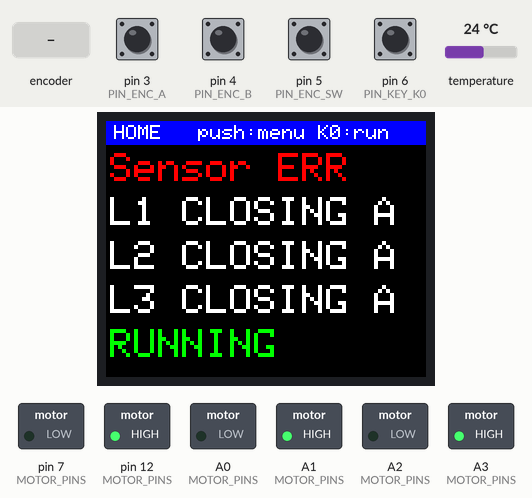
This sketch was run on a simulated Arduino Nano, built with avr-gcc and run on an emulated ATmega328P. On the bench: 160×128 colour display, switched loads named in the sketch (green lamp = pin HIGH). Inputs (shaded band) come from the test bench; at power-on: pin 3 (PIN_ENC_A), pin 4 (PIN_ENC_B), pin 5 (PIN_ENC_SW), pin 6 (PIN_KEY_K0) HIGH, temperature 24 °C.

Above: at 1.3 s.
1.4 s: temperature set to 24.9 °C
At 2.9 s:
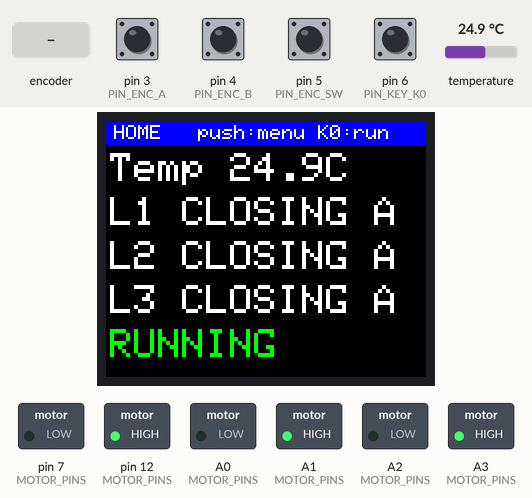
3.2 s: temperature set to 26.2 °C
At 5.2 s:
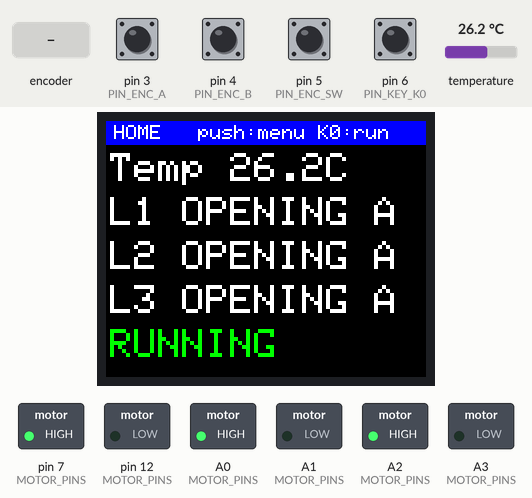
5.5 s: pin 5 (PIN_ENC_SW) pulled LOW for 0.15 s
At 6.7 s:
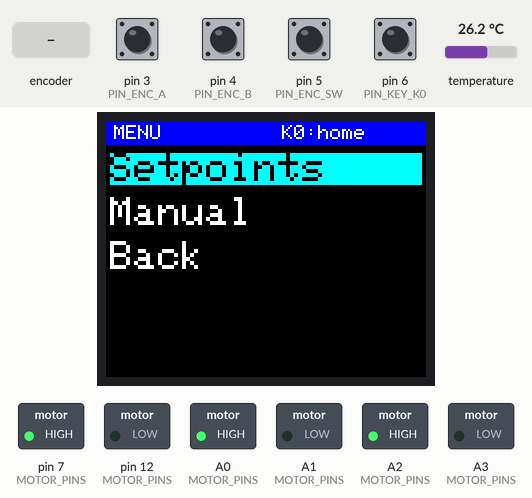
9.9 s: rotary encoder on pin 3 (PIN_ENC_A) / pin 4 (PIN_ENC_B) turned 3 steps (first pin leading)
At 10.6 s:
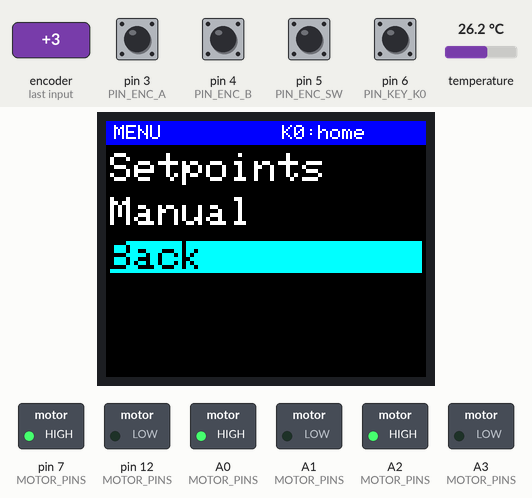
13.5 s: pin 6 (PIN_KEY_K0) pulled LOW for 0.15 s
At 14.7 s:
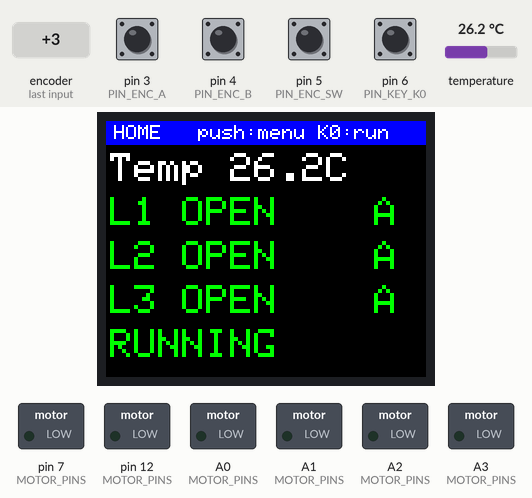
15.1 s: pin 6 (PIN_KEY_K0) pulled LOW for 1 s
At 16.2 s:
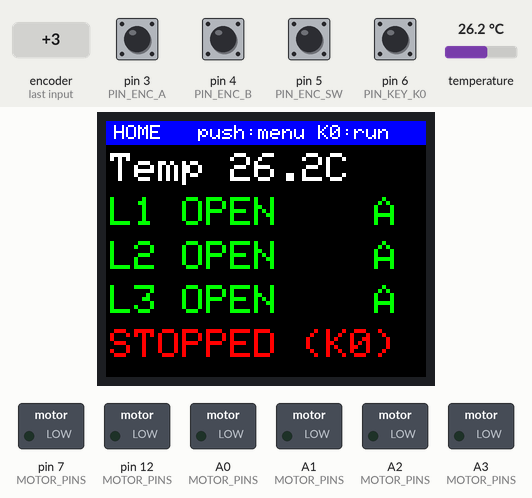
Timing chart, 0 to 18.1 s (numbered marks = the images above; inputs shaded):
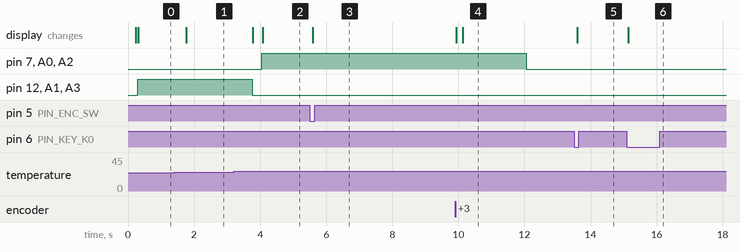

Measured:
- the behaviour switches between 25.4 and 25.5 °C on temperature (found by bisection; images 1 and 2)
- after the input at 1.4 s, the display: changes after 0.37 s (image 1)
- after the input at 3.2 s, pin 7 (MOTOR_PINS), A0 (MOTOR_PINS), A2 (MOTOR_PINS): LOW → HIGH after 0.85 s; pin 12 (MOTOR_PINS), A1 (MOTOR_PINS), A3 (MOTOR_PINS): HIGH → LOW after 0.56 s; the display: first changes after 0.58 s (image 2 shows a later state)
- after the input at 5.5 s, the display: changes after 0.08 s (image 3)
- after the input at 9.9 s, the display: first changes at once (image 4 shows a later state)
- after the input at 13.5 s, the display: changes after 0.10 s (image 5)
- after the input at 15.1 s, the display: changes after 0.05 s (image 6)

The sketch:

LouverController.ino
```cpp
// LouverController: three-zone louver control for Arduino Nano (ATmega328P).
//
// Hardware: 1.8" ST7735S TFT (128x160, 4-wire SPI), EC11 rotary encoder with
// push switch, START key (K0), DS18B20 temperature sensor, and three
// bidirectional louver motors driven through A/B direction pins.
//
// Controls:
//   Home      push = open menu, K0 = start/stop the whole system
//   Menus     turn = move cursor, push = select, K0 = back to Home
//   Editing   turn = change value, push = save, K0 = cancel

#include <Adafruit_GFX.h>
#include <Adafruit_ST7735.h>
#include <OneWire.h>
#include <DallasTemperature.h>
#include <EEPROM.h>

// ---------------------------------------------------------------------------
// Pins
// ---------------------------------------------------------------------------
const uint8_t PIN_ONEWIRE = 2;
const uint8_t PIN_ENC_A   = 3;  // INT1
const uint8_t PIN_ENC_B   = 4;
const uint8_t PIN_ENC_SW  = 5;
const uint8_t PIN_KEY_K0  = 6;

// D12 is the hardware SPI MISO pin. While the AVR SPI peripheral runs as
// master it forces MISO to an input, which would leave Motor 1 pin B floating.
// The TFT is therefore driven by software SPI on the same D11/D13 wires, so the
// SPI peripheral is never enabled and D12 stays a real output.
const uint8_t PIN_TFT_CS   = 10;
const uint8_t PIN_TFT_DC   = 9;
const uint8_t PIN_TFT_RST  = 8;
const uint8_t PIN_TFT_MOSI = 11;  // SDA
const uint8_t PIN_TFT_SCLK = 13;  // SCL

const uint8_t LOUVER_COUNT = 3;

struct MotorPins {
  uint8_t a;  // HIGH = drive open
  uint8_t b;  // HIGH = drive closed
};

const MotorPins MOTOR_PINS[LOUVER_COUNT] = {
  {7, 12},
  {A0, A1},
  {A2, A3},
};

// ---------------------------------------------------------------------------
// Tuning
// ---------------------------------------------------------------------------
const unsigned long LOUVER_TRAVEL_MS   = 8000;  // Full open<->closed run time
const unsigned long MOTOR_DEADTIME_MS  = 300;   // Both-LOW pause between moves
const int16_t HYSTERESIS_TENTHS        = 5;     // +/-0.5 C around each setpoint
const int16_t SETPOINT_MIN_TENTHS      = 0;
const int16_t SETPOINT_MAX_TENTHS      = 500;
const int16_t SETPOINT_STEP_TENTHS     = 5;
const int16_t SETPOINT_DEFAULT_TENTHS  = 250;
const unsigned long TEMP_PERIOD_MS     = 1000;
const unsigned long TEMP_CONVERSION_MS = 750;   // DS18B20 at 12-bit resolution
const unsigned long UI_FRAME_MS        = 25;
const unsigned long BUTTON_DEBOUNCE_MS = 30;
const unsigned long ENC_DEBOUNCE_US    = 1500;
const int8_t ENC_DIRECTION             = 1;     // Set to -1 if the knob feels reversed
const bool AUTO_START_ON_BOOT          = true;  // false = wait for K0 after power-up
const uint8_t TFT_INIT_TAB             = INITR_BLACKTAB;

// ---------------------------------------------------------------------------
// Louver state
// ---------------------------------------------------------------------------
// All types live above the first function: the Arduino builder inserts
// auto-generated prototypes there, and they must be able to see these types.
enum Position : uint8_t { POS_UNKNOWN, POS_OPEN, POS_CLOSED };
enum Drive : uint8_t { DRIVE_STOP, DRIVE_OPEN, DRIVE_CLOSE };
enum Mode : uint8_t { MODE_AUTO, MODE_FORCE_OPEN, MODE_FORCE_CLOSED };

struct Louver {
  Position pos;
  Position target;
  Drive drive;
  Mode mode;
  int16_t setpoint;         // Tenths of a degree C; louver opens above it
  unsigned long changedAt;  // millis() of the last drive change
};

struct Button {
  uint8_t pin;
  bool stable;
  bool lastRaw;
  unsigned long changedAt;
};

enum Screen : uint8_t { SCR_HOME, SCR_MENU, SCR_SETPOINT, SCR_MANUAL };
enum Style : uint8_t { ST_NORMAL, ST_SELECTED, ST_EDIT, ST_GOOD, ST_WARN, ST_NONE };

Louver louvers[LOUVER_COUNT];
bool systemRunning = AUTO_START_ON_BOOT;

// The only function that writes motor pins. Both pins go LOW before either is
// raised, so A and B are never HIGH at the same time.
void writeMotorPins(uint8_t i, Drive d) {
  const MotorPins &m = MOTOR_PINS[i];
  digitalWrite(m.a, LOW);
  digitalWrite(m.b, LOW);
  if (d == DRIVE_OPEN) {
    digitalWrite(m.a, HIGH);
  } else if (d == DRIVE_CLOSE) {
    digitalWrite(m.b, HIGH);
  }
}

// Interlock: a running motor may only be stopped, never reversed directly, and
// a stopped motor may only start after the dead time has elapsed.
void setDrive(uint8_t i, Drive d, unsigned long now) {
  Louver &l = louvers[i];
  if (d == l.drive) return;
  if (d != DRIVE_STOP) {
    if (l.drive != DRIVE_STOP) d = DRIVE_STOP;
    else if (now - l.changedAt < MOTOR_DEADTIME_MS) return;
  }
  l.drive = d;
  l.changedAt = now;
  writeMotorPins(i, d);
}

void updateLouver(uint8_t i, unsigned long now) {
  Louver &l = louvers[i];
  Drive wanted = DRIVE_STOP;
  if (systemRunning && l.target != l.pos) {
    wanted = (l.target == POS_OPEN) ? DRIVE_OPEN : DRIVE_CLOSE;
  }

  if (l.drive != DRIVE_STOP) {
    if (wanted != l.drive) {
      // Reversal or stop request mid-travel: position is no longer known.
      setDrive(i, DRIVE_STOP, now);
      l.pos = POS_UNKNOWN;
    } else if (now - l.changedAt >= LOUVER_TRAVEL_MS) {
      setDrive(i, DRIVE_STOP, now);
      l.pos = l.target;
    }
  } else if (wanted != DRIVE_STOP) {
    setDrive(i, wanted, now);
  }
}

// ---------------------------------------------------------------------------
// Temperature (non-blocking DS18B20)
// ---------------------------------------------------------------------------
OneWire oneWire(PIN_ONEWIRE);
DallasTemperature sensors(&oneWire);
DeviceAddress sensorAddr;
bool sensorFound = false;
bool tempValid = false;
bool conversionPending = false;
int16_t tempTenths = 0;
unsigned long tempTimer = 0;

void beginSensor() {
  sensors.begin();
  sensorFound = sensors.getAddress(sensorAddr, 0);
  if (sensorFound) sensors.setResolution(sensorAddr, 12);
  sensors.setWaitForConversion(false);
}

void updateTemperature(unsigned long now) {
  if (!conversionPending) {
    if (now - tempTimer < TEMP_PERIOD_MS) return;
    tempTimer = now;
    if (!sensorFound) {
      beginSensor();
      if (!sensorFound) {
        tempValid = false;
        return;
      }
    }
    sensors.requestTemperaturesByAddress(sensorAddr);
    conversionPending = true;
  } else if (now - tempTimer >= TEMP_CONVERSION_MS) {
    conversionPending = false;
    float c = sensors.getTempC(sensorAddr);
    if (c == DEVICE_DISCONNECTED_C) {
      tempValid = false;
      sensorFound = false;
    } else {
      tempValid = true;
      tempTenths = (int16_t)lround(c * 10.0);
    }
  }
}

// Manual modes win; in AUTO the louver opens above setpoint+hysteresis and
// closes below setpoint-hysteresis. Without a valid reading it holds position.
void updateTargets() {
  for (uint8_t i = 0; i < LOUVER_COUNT; i++) {
    Louver &l = louvers[i];
    if (l.mode == MODE_FORCE_OPEN) {
      l.target = POS_OPEN;
    } else if (l.mode == MODE_FORCE_CLOSED) {
      l.target = POS_CLOSED;
    } else if (tempValid) {
      if (tempTenths >= l.setpoint + HYSTERESIS_TENTHS) l.target = POS_OPEN;
      else if (tempTenths <= l.setpoint - HYSTERESIS_TENTHS) l.target = POS_CLOSED;
    }
  }
}

// ---------------------------------------------------------------------------
// Settings (EEPROM)
// ---------------------------------------------------------------------------
const uint8_t SETTINGS_MAGIC = 0xA7;

struct Settings {
  uint8_t magic;
  int16_t setpoint[LOUVER_COUNT];
};

void loadSettings() {
  Settings s;
  EEPROM.get(0, s);
  for (uint8_t i = 0; i < LOUVER_COUNT; i++) {
    int16_t sp = s.setpoint[i];
    bool ok = s.magic == SETTINGS_MAGIC && sp >= SETPOINT_MIN_TENTHS &&
              sp <= SETPOINT_MAX_TENTHS;
    louvers[i].setpoint = ok ? sp : SETPOINT_DEFAULT_TENTHS;
  }
}

void saveSettings() {
  Settings s;
  s.magic = SETTINGS_MAGIC;
  for (uint8_t i = 0; i < LOUVER_COUNT; i++) s.setpoint[i] = louvers[i].setpoint;
  EEPROM.put(0, s);  // put() only rewrites bytes that changed
}

// ---------------------------------------------------------------------------
// Inputs
// ---------------------------------------------------------------------------
volatile int8_t encoderSteps = 0;

void encoderISR() {
  static unsigned long lastUs = 0;
  unsigned long nowUs = micros();
  if (nowUs - lastUs < ENC_DEBOUNCE_US) return;
  lastUs = nowUs;
  encoderSteps += digitalRead(PIN_ENC_B) ? ENC_DIRECTION : -ENC_DIRECTION;
}

int8_t takeEncoderSteps() {
  noInterrupts();
  int8_t steps = encoderSteps;
  encoderSteps = 0;
  interrupts();
  return steps;
}

Button btnEnc = {PIN_ENC_SW, HIGH, HIGH, 0};
Button btnKey = {PIN_KEY_K0, HIGH, HIGH, 0};

// Returns true once per debounced press (active LOW).
bool buttonPressed(Button &b, unsigned long now) {
  bool raw = digitalRead(b.pin);
  if (raw != b.lastRaw) {
    b.lastRaw = raw;
    b.changedAt = now;
  }
  if (raw != b.stable && now - b.changedAt >= BUTTON_DEBOUNCE_MS) {
    b.stable = raw;
    return b.stable == LOW;
  }
  return false;
}

// ---------------------------------------------------------------------------
// UI state machine
// ---------------------------------------------------------------------------
const uint8_t MENU_ROWS = 3;            // Setpoints, Manual, Back
const uint8_t LIST_ROWS = LOUVER_COUNT + 1;  // Louvers + Back

Screen screen = SCR_HOME;
int8_t cursor = 0;
bool editing = false;
int16_t editValue = 0;
bool screenDirty = true;

void goTo(Screen s) {
  screen = s;
  cursor = 0;
  editing = false;
  screenDirty = true;
}

void moveCursor(int8_t steps, uint8_t rows) {
  cursor = constrain(cursor + steps, 0, rows - 1);
}

void handleInput(unsigned long now) {
  int8_t steps = takeEncoderSteps();
  bool push = buttonPressed(btnEnc, now);
  bool key = buttonPressed(btnKey, now);

  if (key) {
    if (editing) editing = false;
    else if (screen == SCR_HOME) systemRunning = !systemRunning;
    else goTo(SCR_HOME);
    return;
  }

  switch (screen) {
    case SCR_HOME:
      if (push) goTo(SCR_MENU);
      break;

    case SCR_MENU:
      moveCursor(steps, MENU_ROWS);
      if (push) {
        if (cursor == 0) goTo(SCR_SETPOINT);
        else if (cursor == 1) goTo(SCR_MANUAL);
        else goTo(SCR_HOME);
      }
      break;

    case SCR_SETPOINT:
      if (editing) {
        editValue = constrain(editValue + steps * SETPOINT_STEP_TENTHS,
                              SETPOINT_MIN_TENTHS, SETPOINT_MAX_TENTHS);
        if (push) {
          louvers[cursor].setpoint = editValue;
          saveSettings();
          editing = false;
        }
      } else {
        moveCursor(steps, LIST_ROWS);
        if (push) {
          if (cursor == LOUVER_COUNT) {
            goTo(SCR_MENU);
          } else {
            editing = true;
            editValue = louvers[cursor].setpoint;
          }
        }
      }
      break;

    case SCR_MANUAL:
      moveCursor(steps, LIST_ROWS);
      if (push) {
        if (cursor == LOUVER_COUNT) {
          goTo(SCR_MENU);
        } else {
          Louver &l = louvers[cursor];
          l.mode = (Mode)((l.mode + 1) % 3);
        }
      }
      break;
  }
}

// ---------------------------------------------------------------------------
// Display: rows are cached and only redrawn when their text or style changes,
// which keeps software-SPI updates short.
// ---------------------------------------------------------------------------
Adafruit_ST7735 tft(PIN_TFT_CS, PIN_TFT_DC, PIN_TFT_MOSI, PIN_TFT_SCLK, PIN_TFT_RST);

const uint8_t MAX_ROWS  = 5;
const uint8_t ROW_CHARS = 13;  // 13 * 12 px = 156 px at text size 2
const uint8_t ROW_X     = 2;
const uint8_t ROW_Y0    = 16;
const uint8_t ROW_PITCH = 22;
const uint8_t HEADER_H  = 12;

char rowCache[MAX_ROWS][ROW_CHARS + 1];
Style rowStyle[MAX_ROWS];

void drawRow(uint8_t i, const char *text, Style s) {
  char padded[ROW_CHARS + 1];
  uint8_t n = 0;
  while (n < ROW_CHARS && text[n]) {
    padded[n] = text[n];
    n++;
  }
  while (n < ROW_CHARS) padded[n++] = ' ';
  padded[ROW_CHARS] = '\0';

  if (rowStyle[i] == s && strcmp(rowCache[i], padded) == 0) return;
  strcpy(rowCache[i], padded);
  rowStyle[i] = s;

  uint16_t fg = ST77XX_WHITE, bg = ST77XX_BLACK;
  switch (s) {
    case ST_SELECTED: fg = ST77XX_BLACK; bg = ST77XX_CYAN; break;
    case ST_EDIT:     fg = ST77XX_BLACK; bg = ST77XX_YELLOW; break;
    case ST_GOOD:     fg = ST77XX_GREEN; break;
    case ST_WARN:     fg = ST77XX_RED; break;
    default: break;
  }
  tft.setTextSize(2);
  tft.setTextColor(fg, bg);
  tft.setCursor(ROW_X, ROW_Y0 + i * ROW_PITCH);
  tft.print(padded);
}

void drawHeader(const __FlashStringHelper *title) {
  tft.fillRect(0, 0, tft.width(), HEADER_H, ST77XX_BLUE);
  tft.setTextSize(1);
  tft.setTextColor(ST77XX_WHITE, ST77XX_BLUE);
  tft.setCursor(4, 2);
  tft.print(title);
}

void formatTenths(char *out, size_t n, int16_t t) {
  int16_t a = abs(t);
  snprintf(out, n, "%s%d.%d", t < 0 ? "-" : "", a / 10, a % 10);
}

const char *louverStateText(const Louver &l) {
  if (l.drive == DRIVE_OPEN) return "OPENING";
  if (l.drive == DRIVE_CLOSE) return "CLOSING";
  if (l.pos == POS_OPEN) return "OPEN";
  if (l.pos == POS_CLOSED) return "CLOSED";
  return "UNKNOWN";
}

const char *modeText(Mode m) {
  if (m == MODE_FORCE_OPEN) return "OPEN";
  if (m == MODE_FORCE_CLOSED) return "CLOSED";
  return "AUTO";
}

Style listStyle(uint8_t row) {
  if (row != cursor) return ST_NORMAL;
  return editing ? ST_EDIT : ST_SELECTED;
}

void render() {
  if (screenDirty) {
    screenDirty = false;
    tft.fillScreen(ST77XX_BLACK);
    for (uint8_t i = 0; i < MAX_ROWS; i++) rowStyle[i] = ST_NONE;
    switch (screen) {
      case SCR_HOME:     drawHeader(F("HOME   push:menu K0:run")); break;
      case SCR_MENU:     drawHeader(F("MENU          K0:home")); break;
      case SCR_SETPOINT: drawHeader(F("SETPOINTS (open above)")); break;
      case SCR_MANUAL:   drawHeader(F("MANUAL OVERRIDE")); break;
    }
  }

  char buf[ROW_CHARS + 1];
  char num[8];

  switch (screen) {
    case SCR_HOME:
      if (tempValid) {
        formatTenths(num, sizeof num, tempTenths);
        snprintf(buf, sizeof buf, "Temp %sC", num);
        drawRow(0, buf, ST_NORMAL);
      } else {
        drawRow(0, "Sensor ERR", ST_WARN);
      }
      for (uint8_t i = 0; i < LOUVER_COUNT; i++) {
        const Louver &l = louvers[i];
        snprintf(buf, sizeof buf, "L%u %-7s %c", i + 1, louverStateText(l),
                 l.mode == MODE_AUTO ? 'A' : 'M');
        drawRow(i + 1, buf, l.pos == POS_OPEN && l.drive == DRIVE_STOP ? ST_GOOD : ST_NORMAL);
      }
      drawRow(4, systemRunning ? "RUNNING" : "STOPPED (K0)",
              systemRunning ? ST_GOOD : ST_WARN);
      break;

    case SCR_MENU:
      drawRow(0, "Setpoints", listStyle(0));
      drawRow(1, "Manual", listStyle(1));
      drawRow(2, "Back", listStyle(2));
      break;

    case SCR_SETPOINT:
      for (uint8_t i = 0; i < LOUVER_COUNT; i++) {
        int16_t sp = (editing && cursor == i) ? editValue : louvers[i].setpoint;
        formatTenths(num, sizeof num, sp);
        snprintf(buf, sizeof buf, "L%u Set %sC", i + 1, num);
        drawRow(i, buf, listStyle(i));
      }
      drawRow(LOUVER_COUNT, "Back", listStyle(LOUVER_COUNT));
      break;

    case SCR_MANUAL:
      for (uint8_t i = 0; i < LOUVER_COUNT; i++) {
        snprintf(buf, sizeof buf, "L%u: %s", i + 1, modeText(louvers[i].mode));
        drawRow(i, buf, listStyle(i));
      }
      drawRow(LOUVER_COUNT, "Back", listStyle(LOUVER_COUNT));
      break;
  }
}

// ---------------------------------------------------------------------------
// Main
// ---------------------------------------------------------------------------
unsigned long lastFrameMs = 0;

void setup() {
  // Motors first, so every driver input is held LOW before anything else runs.
  for (uint8_t i = 0; i < LOUVER_COUNT; i++) {
    digitalWrite(MOTOR_PINS[i].a, LOW);
    digitalWrite(MOTOR_PINS[i].b, LOW);
    pinMode(MOTOR_PINS[i].a, OUTPUT);
    pinMode(MOTOR_PINS[i].b, OUTPUT);
  }

  pinMode(PIN_ENC_A, INPUT_PULLUP);
  pinMode(PIN_ENC_B, INPUT_PULLUP);
  pinMode(PIN_ENC_SW, INPUT_PULLUP);
  pinMode(PIN_KEY_K0, INPUT_PULLUP);

  loadSettings();
  for (uint8_t i = 0; i < LOUVER_COUNT; i++) {
    Louver &l = louvers[i];
    l.pos = POS_UNKNOWN;
    l.target = POS_CLOSED;  // Home to closed until the sensor says otherwise
    l.drive = DRIVE_STOP;
    l.mode = MODE_AUTO;
    l.changedAt = 0;
  }

  tft.initR(TFT_INIT_TAB);
  tft.setRotation(1);  // Landscape, 160x128
  tft.setTextWrap(false);

  beginSensor();
  attachInterrupt(digitalPinToInterrupt(PIN_ENC_A), encoderISR, FALLING);
}

void loop() {
  unsigned long now = millis();

  handleInput(now);
  updateTemperature(now);
  updateTargets();
  for (uint8_t i = 0; i < LOUVER_COUNT; i++) updateLouver(i, now);

  if (now - lastFrameMs >= UI_FRAME_MS) {
    lastFrameMs = now;
    render();
  }
}
```
